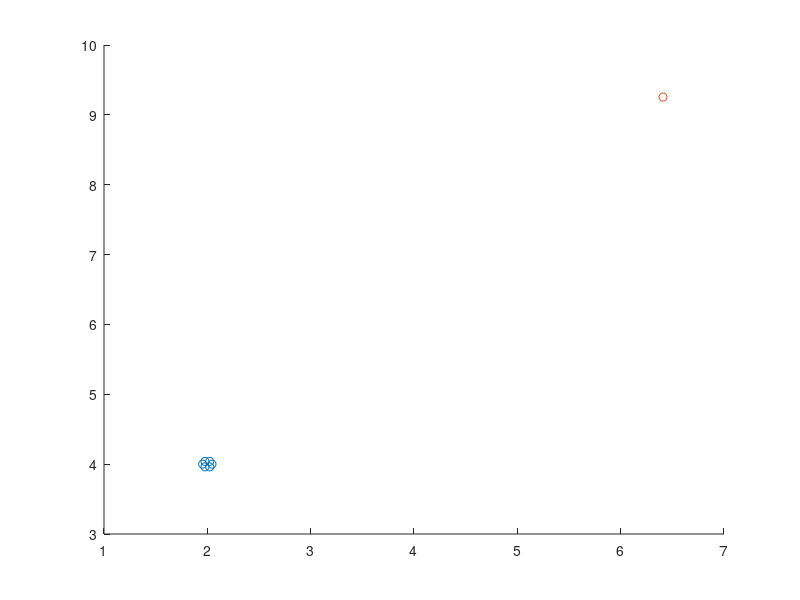

Write the MATLAB code that produced this figure. (Note: this script raises an error after producing the figure.)
close all;
clear all;

freq=1000;
c = 343;
lambda = c/freq;
TxD = 20*lambda;
t = 1;

x_loc = 2;
y_loc = 4;
d = 4.5e-2;
Fs = 44100;
ref_mic = 5;
ang = [120 60 0 300 240 180];
mic_loc = [x_loc+d*cosd(ang') y_loc+ d*sind(ang')];

theta=50;
source_loc = [x_loc+TxD*cosd(theta) y_loc+TxD*sind(theta)];

figure;
scatter(mic_loc(:,1), mic_loc(:,2));
hold on;
scatter(source_loc(:,1),source_loc(:,2));

mic_dist = mic_loc - source_loc;
dist = sqrt(sum(mic_dist.^2,2));
time_diff = dist/c;
phase_d = dist*2*pi/lambda;

fy = phase_d;


%%%%%%%%%%%%%%%%%%%%%%%%%%%%%%%%%%%%%%%%%%%%%%%

mic_dis = [];
for i=1:6
    dis_vec = [mic_loc(i,1)-mic_loc(ref_mic,1) mic_loc(i,2)-mic_loc(ref_mic,2)];
    mic_dis = [mic_dis; dis_vec];
end

direc_vecs = [];
for tau = 0:359
    tau_vec = [cosd(tau) sind(tau)];
    direc_vecs = [direc_vecs; tau_vec/norm(tau_vec)];
end

mic_dis_projections = mic_dis * direc_vecs';

final_result = aoa(fy, freq, c, Fs, mic_dis_projections);
[pks, locs] = findpeaks(final_result, 'MinPeakDistance', 20);
disp(locs);
figure;
plot(0:359, final_result);
hold on;
scatter(locs,pks, 'v');


%[first_mic, mic_delays] = first_mic_solver(y);

function [result] = aoa(fy, freq, c, Fs, mic_dis_projections)
    lambda = c/freq;
  
    phase_diff = mic_dis_projections*2*pi/lambda;
    M = exp(1i*-1*phase_diff');
    spectrum = (M * fy)'; % 360x6 * 6x1
    spec_result= [];
    for idx =1:size(spectrum,2)
        spec_result = [spec_result real(spectrum(idx))];
    end
    
    result = spec_result;
    
    %figure;
    %plot(0:359,spec_result);
    %[pks,locs] = findpeaks(spec_result);
    %result = locs;
    %disp([locs, calc_ref_mic, ang(calc_ref_mic)]);
    %disp(outputAngle(2,:));
end


function [first_mic, mic_delays] = first_mic_solver(y)
    mic_delays = [];
    for i=1:6
        [res, lags] = xcorr(y(:,1), y(:,i));
        [max_v, max_i] = max(res);
        mic_delays = [mic_delays lags(max_i)];
    end
    [least_lag] = max(mic_delays);
    first_mic = find(mic_delays == least_lag);
end